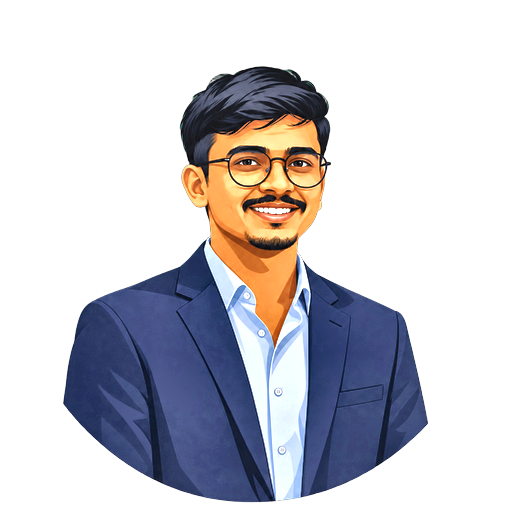
#> input picture source-prepped.png, 512 x 512 px
$ python make_ascii_svg.py
#> lines starting #> are read from the running program, lines starting #| are printed output that depends on the picture
#!/usr/bin/env python3
"""
make_ascii_svg.py  –  Monochrome ASCII-art portrait that types itself in.

Reads  : source-prepped.png  (512×512 RGBA, transparent bg)
Writes : avi-ascii.svg

Preview final frame (no animation):
    STATIC=1 python scripts/make_ascii_svg.py
"""
import os, sys, pathlib, numpy as np
from PIL import Image, ImageEnhance

# ── CONFIG ──────────────────────────────────────────────────────────────
INPUT        = "source-prepped.png"
OUTPUT       = "avi-ascii.svg"

COLS         = 120         # character columns
FONT_W       = 4.2         # monospace glyph width  (px in SVG)
FONT_H       = 7.8         # monospace glyph height (px in SVG)
FONT_SIZE    = 7.0         # CSS font-size (px)
FONT_FAMILY  = "'Courier New', Courier, monospace"

CONTRAST     = 1.85        # PIL contrast multiplier  (1.0 = off)
GAMMA        = 0.82        # pixel gamma (<1.0 = more midtone detail in face)
WHITE_FLOOR  = 15          # luminance below this → treat as bg (skip char)
FG_COLOR     = "#c9d1d9"   # GitHub dark text colour
BG_COLOR     = "none"      # transparent

# Animation
STATIC       = os.environ.get("STATIC", "0") == "1"
CHAR_DELAY   = 0.004       # seconds between characters typing in
# ── END CONFIG ──────────────────────────────────────────────────────────

ASCII_RAMP = " .'`^\",:;Il!i><~+_-?][}{1)(|/tfjrxnuvczXYUJCLQ0OZmwqpdbkhao*#MW&8%B@$"

def luminance(arr: np.ndarray) -> np.ndarray:
    r, g, b = arr[..., 0], arr[..., 1], arr[..., 2]
    return 0.2126 * r + 0.7152 * g + 0.0722 * b

def gamma_lut(pixels: np.ndarray, g: float) -> np.ndarray:
    lut = ((np.arange(256) / 255.0) ** (1.0 / g) * 255).astype(np.uint8)
    return lut[pixels]

def img_to_ascii(path: str):
    img = Image.open(path).convert("RGBA")
    bbox = img.getbbox()
    if bbox:
        img = img.crop(bbox)
    img_rgb = Image.new("RGB", img.size, (0, 0, 0))
    img_rgb.paste(img.convert("RGB"), mask=img.split()[3])

    # contrast boost
    img_rgb = ImageEnhance.Contrast(img_rgb).enhance(CONTRAST)

    rows = int(COLS * (FONT_W / FONT_H) * (img.height / img.width))
    img_small = img_rgb.resize((COLS, rows), Image.LANCZOS)
    alpha_small = img.split()[3].resize((COLS, rows), Image.LANCZOS)

    pix  = np.array(img_small)
    alph = np.array(alpha_small)

    if GAMMA != 1.0:
        pix = gamma_lut(pix, GAMMA)

    lum = luminance(pix)
    result = []
    for r in range(rows):
        row_chars = []
        for c in range(COLS):
            if alph[r, c] < 30:          # transparent → skip
                row_chars.append(" ")
                continue
            l = lum[r, c]
            if l < WHITE_FLOOR:          # very dark → skip
                row_chars.append(" ")
                continue
            idx = int(l / 255.0 * (len(ASCII_RAMP) - 1))
            row_chars.append(ASCII_RAMP[idx])
        result.append(row_chars)
    return result

def xml_escape(s: str) -> str:
    return s.replace("&", "&amp;").replace("<", "&lt;").replace(">", "&gt;").replace('"', "&quot;")

def build_svg(chars):
    rows = len(chars)
    cols = max(len(r) for r in chars)
    W = cols * FONT_W
    H = rows * FONT_H

    all_chars = [(r, c, ch)
                 for r, row in enumerate(chars)
                 for c, ch in enumerate(row)
                 if ch.strip()]
    n = len(all_chars)

    lines = [
        f'<svg xmlns="http://www.w3.org/2000/svg" width="{W:.0f}" height="{H:.0f}" viewBox="0 0 {W:.0f} {H:.0f}">',
        f'<rect width="100%" height="100%" fill="{BG_COLOR}"/>',
        f'<g font-family="{FONT_FAMILY}" font-size="{FONT_SIZE}px" fill="{FG_COLOR}" '
        f'xml:space="preserve" letter-spacing="0">',
    ]

    for idx, (r, c, ch) in enumerate(all_chars):
        x = c * FONT_W
        y = r * FONT_H + FONT_H * 0.85   # baseline

        if STATIC:
            lines.append(f'  <text x="{x:.1f}" y="{y:.1f}">{xml_escape(ch)}</text>')
        else:
            delay = idx * CHAR_DELAY
            lines.append(
                f'  <text x="{x:.1f}" y="{y:.1f}" opacity="0">'
                f'{xml_escape(ch)}'
                f'<animate attributeName="opacity" values="0;1" dur="0.05s" '
                f'begin="{delay:.3f}s" fill="freeze"/>'
                f'</text>'
            )

    lines += ["</g>", "</svg>"]
    return "\n".join(lines)

def main():
    base = pathlib.Path(__file__).parent.parent
    inp  = base / INPUT
    out  = base / OUTPUT
    if not inp.exists():
        sys.exit(f"[error] {inp} not found. Run prep_photo.py first.")
    print(f"[ascii] Processing {inp} …  (STATIC={STATIC})")
    chars = img_to_ascii(str(inp))
#> in img_to_ascii, img is the input picture: PIL image 512x512 RGBA; mean R, G, B, A 38.6, 37.7, 44.2, 87.5
#> in img_to_ascii, `bbox = img.getbbox()`: bbox = (63, 66, 429, 503)
#> in img_to_ascii, `img = img.crop(bbox)`:
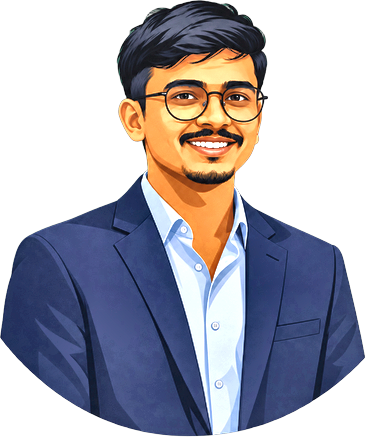
#> img: PIL image 366x437 RGBA; mean R, G, B, A 60.8, 59.3, 69.8, 143.3; transparent parts drawn white
#> in img_to_ascii, `img_rgb = Image.new("RGB", img.size, (0, 0, 0))`: img_rgb: PIL image 366x437 RGB; every value is 0
#> in img_to_ascii, `img_rgb = ImageEnhance.Contrast(img_rgb).enhance(CONTRAST)`:
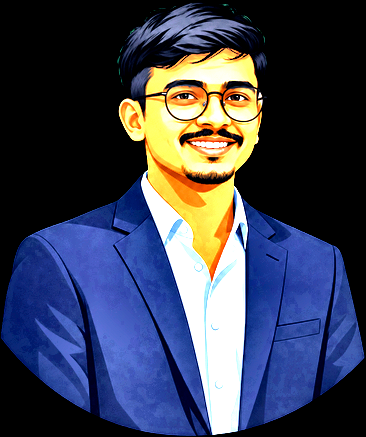
#> img_rgb: PIL image 366x437 RGB; mean R, G, B 59.4, 64.3, 83.6
#> in img_to_ascii, `img_small = img_rgb.resize((COLS, rows), Image.LANCZOS)`:
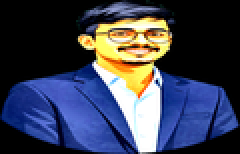
#> img_small: PIL image 120x77 RGB (shown 2 times larger); mean R, G, B 59.2, 64.2, 83.7
#> in img_to_ascii, `alpha_small = img.split()[3].resize((COLS, rows), Image.LANCZOS)`:
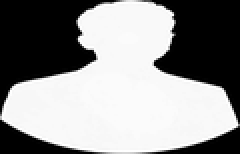
#> alpha_small: PIL image 120x77 L (shown 2 times larger); min 0, max 255, mean 143.6
#> in luminance, `r, g, b = arr[..., 0], arr[..., 1], arr[..., 2]`:
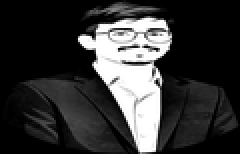
#> r: shape (77, 120) (shown 2 times larger); min 0, max 255, mean 53.6
#> in luminance, `r, g, b = arr[..., 0], arr[..., 1], arr[..., 2]`:
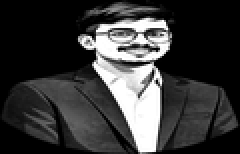
#> g: shape (77, 120) (shown 2 times larger); min 0, max 255, mean 56.9
#> in luminance, `r, g, b = arr[..., 0], arr[..., 1], arr[..., 2]`:
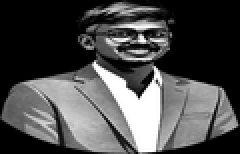
#> b: shape (77, 120) (shown 2 times larger); min 0, max 255, mean 75.9
#> after the loop in img_to_ascii, `for r in range(rows):`: result = 77 items
#> chars = 77 items
    svg = build_svg(chars)
#> in build_svg, `rows = len(chars)`: rows = 77
#> in build_svg, `cols = max(len(r) for r in chars)`: cols = 120
#> in build_svg, `W = cols * FONT_W`: W = 504
#> in build_svg, `H = rows * FONT_H`: H = 600.6
#> in build_svg, `all_chars = [(r, c, ch) for r, row in enumerate(chars) for c, ch in en..`: all_chars = 4937 items, first 6: (0, 62, '^'), (1, 57, ';'), (1, 58, 'i'), (1, 59, '_'), (1, 60, ']'), (1, 61, '>')
#> in build_svg, `n = len(all_chars)`: n = 4937
#> the loop in build_svg, `for idx, (r, c, ch) in enumerate(all_chars):` made 4937 passes
#> (r, c, ch, x, y, delay) on passes 1 to 12: (0, 62, '^', 260.4, 6.63, 0), (1, 57, ';', 239.4, 14.43, 0.004), (1, 58, 'i', 243.6, 14.43, 0.008), (1, 59, '_', 247.8, 14.43, 0.012), (1, 60, ']', 252, 14.43, 0.016), (1, 61, '>', 256.2, 14.43, 0.02), (1, 62, '!', 260.4, 14.43, 0.024), (1, 63, 'I', 264.6, 14.43, 0.028), (1, 64, '"', 268.8, 14.43, 0.032), (2, 55, ';', 231, 22.23, 0.036), (2, 56, '-', 235.2, 22.23, 0.04), (2, 57, ')', 239.4, 22.23, 0.044)
#> (x, y, delay) on passes 61 to 66: (231, 37.83, 0.24), (235.2, 37.83, 0.244), (239.4, 37.83, 0.248), (243.6, 37.83, 0.252), (247.8, 37.83, 0.256), (252, 37.83, 0.26)
#> after the loop in build_svg, `for idx, (r, c, ch) in enumerate(all_chars):`: lines = 4940 items
    out.write_text(svg, encoding="utf-8")
    rows = len(chars)
#> rows = 77
    H = rows * FONT_H
#> H = 600.6
    print(f"[ascii] {len(chars)} rows × {max(len(r) for r in chars)} cols  →  height ≈ {H:.0f}px")
#| [ascii] 77 rows × 120 cols  →  height ≈ 601px
    print(f"[ascii] Saved → {out}")

if __name__ == "__main__":
    main()
